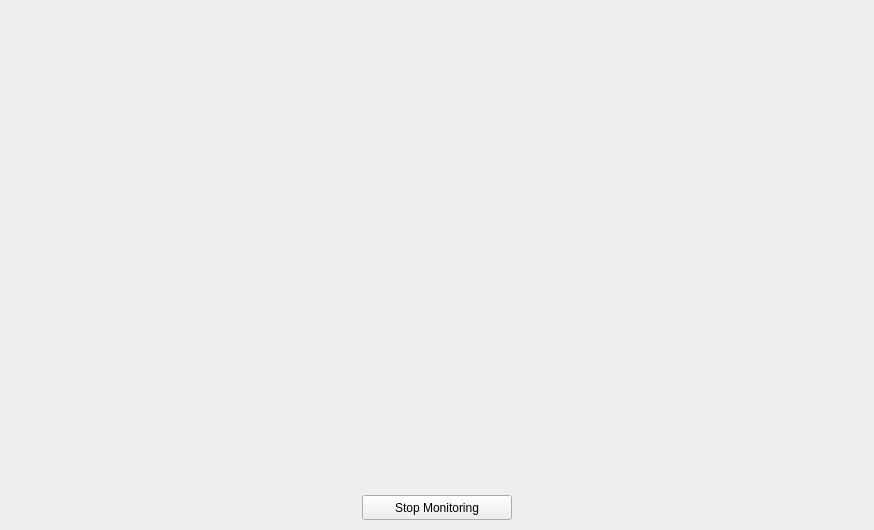
<?xml version="1.0" encoding="UTF-8"?>
<ui version="4.0">
 <class>MainWindow</class>
 <widget class="QMainWindow" name="MainWindow">
  <property name="geometry">
   <rect>
    <x>0</x>
    <y>0</y>
    <width>874</width>
    <height>530</height>
   </rect>
  </property>
  <property name="minimumSize">
   <size>
    <width>874</width>
    <height>530</height>
   </size>
  </property>
  <property name="maximumSize">
   <size>
    <width>874</width>
    <height>530</height>
   </size>
  </property>
  <property name="windowTitle">
   <string>Weapon Detection</string>
  </property>
  <widget class="QWidget" name="centralwidget">
   <widget class="QLabel" name="label_detection">
    <property name="geometry">
     <rect>
      <x>10</x>
      <y>10</y>
      <width>854</width>
      <height>480</height>
     </rect>
    </property>
    <property name="text">
     <string/>
    </property>
   </widget>
   <widget class="QPushButton" name="stop_detection_button">
    <property name="geometry">
     <rect>
      <x>362</x>
      <y>495</y>
      <width>150</width>
      <height>25</height>
     </rect>
    </property>
    <property name="text">
     <string>Stop Monitoring</string>
    </property>
   </widget>
  </widget>
 </widget>
 <resources/>
 <connections/>
</ui>
